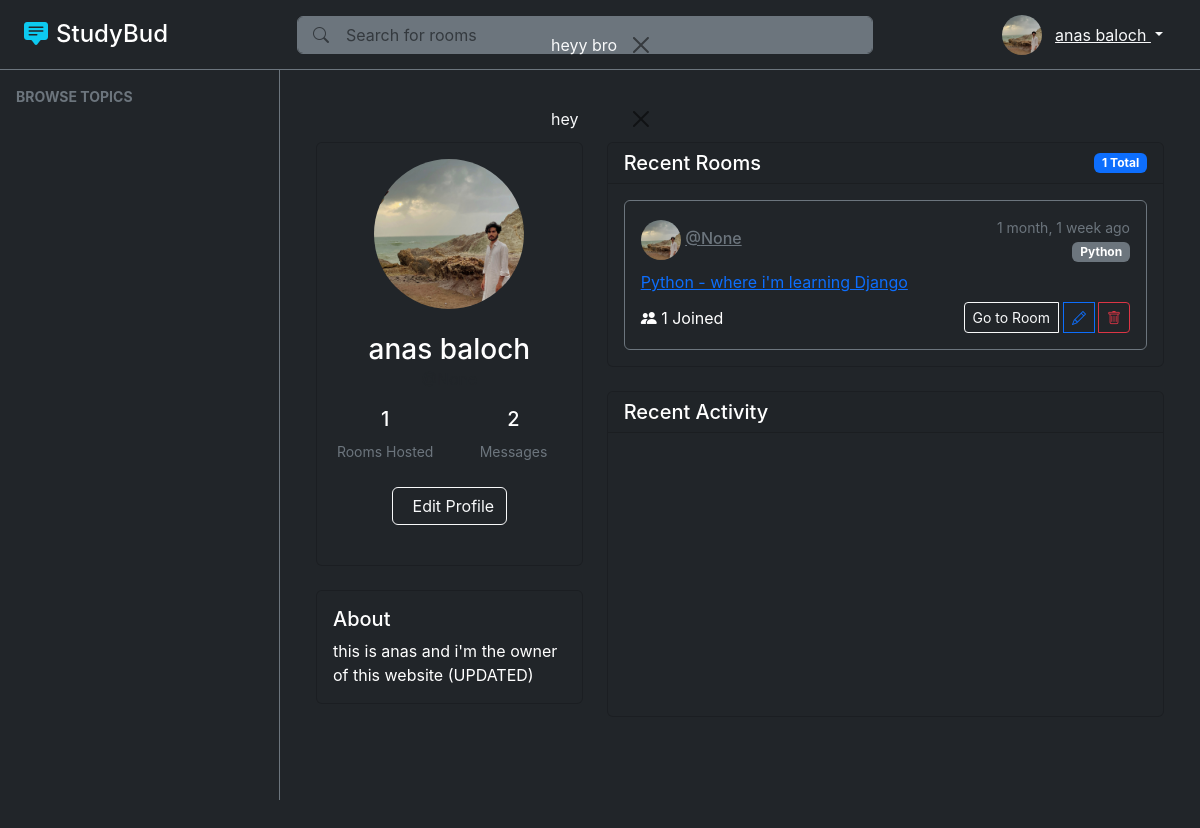
Page /user/profile/ (signed in) on the committed database.
### base/models.py (models this page shows, shortened)
class Message(models.Model):
    user = models.ForeignKey(User, on_delete=models.CASCADE)
    room = models.ForeignKey(Room, on_delete=models.CASCADE)
    body = models.TextField()
    updated_at = models.DateTimeField(auto_now=True)
    created_at = models.DateTimeField(auto_now_add=True)
    class Meta:
        ordering = ['-updated_at', '-created_at']
    def __str__(self):
        return self.body[0:50]

class User(AbstractUser):
    username = None
    name = models.CharField(max_length=200, null=True, blank=True)
    email = models.EmailField(unique=True, null=True, blank=True)
    bio = models.TextField(null=True, blank=True)
    avatar = models.ImageField(null=True, blank=True, default='static/uploads/avatar.svg', upload_to='static/uploads/')
    USERNAME_FIELD = 'email'
    REQUIRED_FIELDS = []

class Room(models.Model):
    host = models.ForeignKey(User, on_delete=models.SET_NULL, null=True)
    topic = models.ForeignKey(Topic, on_delete=models.SET_NULL, null=True)
    name = models.CharField(max_length=200)
    description = models.TextField(blank=True, null=True)
    participants = models.ManyToManyField(User, related_name='participants', blank=True)
    updated_at = models.DateTimeField(auto_now=True)
    created_at = models.DateTimeField(auto_now_add=True)
    class Meta:
        ordering = ['-updated_at', '-created_at']

class Topic(models.Model):
    name = models.CharField(max_length=200)

### user/views.py (the view)
# urls.py: path('profile/', views.profile, name='profile'),
@login_required(login_url="user:login")
def profile(request):
    rooms = request.user.room_set.all()[:5]
    messages = Message.objects.filter(user=request.user)[:5]
    return render(request, 'user/account/profile.html', {'user': request.user, 'rooms': rooms, 'messages': messages})

### user/templates/user/account/profile.html (shortened to what this page needs)
{% extends "layout.html" %}
{% block content %}
<div class="container py-5">
  <div class="row">
    <div class="col-lg-4">
      <div class="card bg-dark text-white">
        <div class="card-body text-center">
          <div class="mb-4">
            <img src="{{user.avatar.url}}" class="rounded-circle img-fluid" style="width: 150px; height: 150px; object-fit: cover;" alt="{{user.name}}'s avatar"/>
          </div>
          <h3 class="card-title mb-0">{{user.name}}</h3>
          <p class="text-muted">@{{user.username}}</p>
            <div class="row text-center">
                <div class="col-6">
                <h5>{{rooms.count}}</h5>
                <small class="text-secondary">Rooms Hosted</small>
                </div>
                <div class="col-6">
                <h5>{{messages.count}}</h5>
                <small class="text-secondary">Messages</small>
                </div>
            </div>
             <div class="d-flex justify-content-center my-4">
                <a href="{% url 'user:update-user' %}" class="btn btn-outline-light">
                Edit Profile
                </a>
            </div>
        </div>
      </div>
      <div class="card bg-dark text-white mt-4">
        <div class="card-body">
          <h5 class="card-title">About</h5>
          <p class="card-text">{{user.bio|default:'No bio available'}}</p>
        </div>
      </div>
    </div>
    <div class="col-lg-8">
      <div class="card bg-dark text-white mb-4">
        <div class="card-header d-flex justify-content-between align-items-center">
          <h5 class="mb-0">Recent Rooms</h5>
          <span class="badge bg-primary">{{rooms.count}} Total</span>
        </div>
        <div class="card-body">
          {% if rooms %}
            {% include 'user/components/rooms_feed.html' %}
          {% else %}
            <p class="text-secondary text-center mb-0">No rooms hosted yet</p>
          {% endif %}
        </div>
      </div>
      <div class="card bg-dark text-white">
        <div class="card-header">
          <h5 class="mb-0">Recent Activity</h5>
        </div>
        <div class="card-body">
        </div>
      </div>
    </div>
  </div>
</div>
{% endblock %}

### templates/layout.html (shortened to what this page needs)
{% load static %}
<!DOCTYPE html>
<html lang="en">
<head>
    <link href="https://cdn.jsdelivr.net/npm/bootstrap@5.3.7/dist/css/bootstrap.min.css" rel="stylesheet" />
    <link rel="stylesheet" href="https://cdn.jsdelivr.net/npm/bootstrap-icons@1.11.1/font/bootstrap-icons.css" />
    <link rel="stylesheet" href="{% static 'css/style.css' %}" />
</head>
<body class="bg-dark text-light">
    {% if messages %}
        <div class="position-fixed top-0 start-50 translate-middle-x" style="z-index: 1050; margin-top: 1rem;">
            {% for message in messages %}
            <div class="alert alert-{{ message.tags }} alert-dismissible fade show" role="alert">
                {{ message }}
                <button type="button" class="btn-close" data-bs-dismiss="alert" aria-label="Close"></button>
            </div>
            {% endfor %}
        </div>
    {% endif %}
    <header class="top-header bg-dark border-bottom border-secondary fixed-top">
        <div class="container-fluid d-flex align-items-center justify-content-between h-100 px-3 px-md-4">
            <a href="{% url 'rooms' %}" class="text-decoration-none d-flex align-items-center">
                <i class="bi bi-chat-square-text-fill fs-4 me-2 text-info"></i>
                <h4 class="mb-0 text-white">StudyBud</h4>
            </a>
            <div class="search-container w-50 d-none d-md-block">
                <form action="{% url 'rooms' %}" class="position-relative">
                    <i class="bi bi-search position-absolute start-0 top-50 translate-middle-y ms-3 text-muted"></i>
                    <input type="text" name="q"
                           class="form-control bg-secondary text-light border-secondary ps-5"
                           placeholder="Search for rooms" aria-label="Search rooms" />
                </form>
            </div>
            <div class="d-flex align-items-center">
                {% if user.is_authenticated %}
                    <img src="{{user.avatar.url}}"
                         class="rounded-circle img-fluid" style="width: 40px; height: 40px; object-fit: cover;" alt="{{user.name}}'s avatar"/>
                    <div class="dropdown">
                        <button class="btn btn-link text-light dropdown-toggle" type="button" data-bs-toggle="dropdown">
                            {{ user.name }}
                        </button>
                    </div>
                {% else %}
                    <a href="{% url 'user:login' %}" class="btn btn-outline-light me-2"><i class="bi bi-box-arrow-in-right me-1"></i>Login</a>
                    <a href="{% url 'user:register' %}" class="btn btn-outline-light"><i class="bi bi-person-plus me-1"></i>Register</a>
                {% endif %}
            </div>
        </div>
    </header>
    <div class="left-sidebar bg-dark border-end border-secondary p-3" id="leftSidebar">
        <div class="mb-4">
            <div class="text-secondary text-uppercase small fw-bold mb-3">Browse Topics</div>
        </div>
    </div>
    <main class="main-content p-4 bg-dark">
        {% block content %}{% endblock %}
    </main>
</body>
</html>

### user/templates/user/components/rooms_feed.html (shortened to what this page needs)
<div class="d-flex flex-column gap-3">
    {% for room in rooms %}
       <div class="room-card text-white border border-secondary rounded p-3">
            <div class="room-header d-flex justify-content-between align-items-center mb-2">
                <div class="room-header-left">
                    <img src="{{user.avatar.url}}"
                        alt="{{ room.host.name }}"
                        class="rounded-circle room-host-avatar" style="width: 40px; height: 40px; object-fit: cover;">
                    <a href="{% url 'public-profile' room.host.id %}" class="text-secondary hover-text-primary font-weight-bold h6 mb-0">@{{ room.host.username }}</a>
                </div>
                <div class="room-header-right text-end">
                    <small class="text-secondary d-block">{{ room.updated_at|timesince }} ago</small>
                    <span class="badge bg-secondary mt-1" style="float:right;">{{ room.topic.name }}</span>
                </div>
            </div>
            <a href="{% url 'room' room.id %}" class="room-name my-3">
                {{ room.name }}
            </a>
            <div class="room-footer d-flex justify-content-between align-items-center mt-2">
                <div class="participants">
                    <i class="bi bi-people-fill"></i>
                    <span>{{ room.participants.count }} Joined</span>
                </div>
                <div class="btn-group">
                    <a href="{% url 'room' room.id %}" class="btn btn-sm btn-outline-light" title="View Room">
                        Go to Room
                    </a>
                    {% if request.user == room.host %}
                    <a href="{% url 'update-room' room.id %}" class="btn btn-sm btn-outline-primary mx-1" title="Edit Room">
                    <i class="bi bi-pencil"></i>
                    </a>
                    <a href="{% url 'delete-room' room.id %}" class="btn btn-sm btn-outline-danger" title="Delete Room">
                    <i class="bi bi-trash"></i>
                    </a>
                    {% endif %}
                </div>
            </div>
        </div>
    {% endfor %}
</div>

### static/css/style.css (style rules this page uses)
body { min-height: 100vh; font-family: -apple-system, BlinkMacSystemFont, 'Segoe UI', Roboto, sans-serif; }
.top-header { height: 70px; }
.left-sidebar { height: calc(100vh - 70px); position: fixed; top: 70px; left: 0; width: 280px; overflow-y: auto; background-color: #121212; transition: transform 0.3s ease; z-index: 1040; }
.main-content { margin-top: 70px; margin-left: 280px; margin-right: 300px; min-height: calc(100vh - 70px); }
@media (max-width: 1200px) { .main-content { margin-right: 0; } }

### rows in the picture
Message: body "heyy bro"
Message: body "hey"
User: avatar (picture), name "anas baloch", bio "this is anas and i'm the owner of this website (UPDATED)"
Room: avatar (picture), host.username "None", updated_at "1 month, 1 week", topic.name "Python", name "Python - where i'm learning Django", participants.count "1"

### other values in the picture
{{ rooms.count }} "1"
{{ messages.count }} "2"
